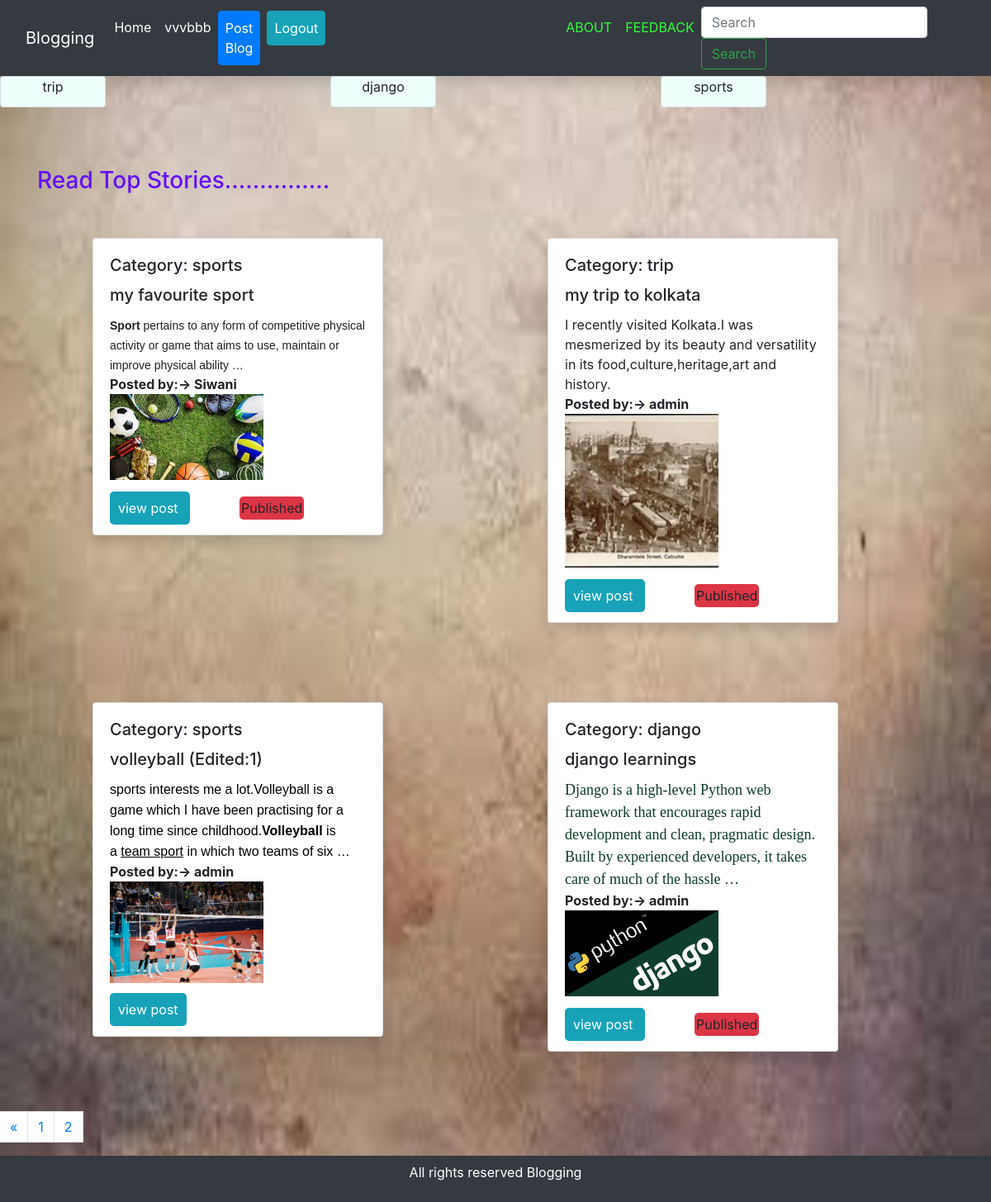
The app's page /?page=2 (signed in) with its own data.
### easyblogging/models.py (models this page shows, shortened)
class Category(models.Model):
    name = models.CharField(max_length=50)

class BlogModel(models.Model):
    title=models.CharField(max_length=1000)
    content =HTMLField()
    slug=models.SlugField(max_length=1000, null=True , blank=True)
    image=models.ImageField(upload_to='images/',blank=True,null=True)
    likes=models.ManyToManyField(User,related_name='likes',blank=True)
    created_at=models.DateTimeField(auto_now_add=True,null=True)
    publish = models.BooleanField(default=False)
    published = models.DateTimeField(auto_now=True)
    author = models.ForeignKey(User, on_delete=models.CASCADE)
    categories = models.ManyToManyField('Category', related_name='posts')
    def __init__(self, *args, **kwargs):
        super(BlogModel, self).__init__(*args, **kwargs)
        self.old_publish = self.publish

### easyblogging/views.py (the view)
# urls.py: 2. Add a URL to urlpatterns:  path('', views.home, name='home')
def home(request):
    blog = BlogModel.objects.order_by("-created_at")
    cats = Category.objects.all()
    query=request.GET.get('q')
    if query:
        blog=BlogModel.objects.filter(
            Q(author__username=query) |
            Q(title__icontains=query) |
            Q(content__icontains=query)
            )
    if query:
        cats = Category.objects.filter(
            Q(name__icontains=query)
        )
    paginator = Paginator(blog, 4)
    page = request.GET.get('page')
    try:
        blog=paginator.page(page)
    except PageNotAnInteger:
        blog = paginator.page(1)
    except PageNotAnInteger:
        blog = paginator.page(paginator.num_pages)
    if page is None:
        start_index=0
        end_index=5
    else:
        (start_index ,end_index)= proper_pagination(blog,index=3)
    page_range=list(paginator.page_range)[start_index:end_index]
    context = {'blogs': blog,'cats': cats,'page_range': page_range}
    return render(request, 'home.html',context)

### easyblogging/views.py (called while the page is built)
def proper_pagination(blogs,index):
    start_index=0
    end_index=5
    if blogs.number > index :
          start_index=blogs.number-index
          end_index=start_index+end_index
    return(start_index,end_index)

### templates/home.html (shortened to what this page needs)
{% extends "base.html" %}
{% load static %}
{%block content%}
<div class="owl-carousel">
    {% for cat in cats %}
    <div class="card item  " style="width: 8rem;background-color: #EFFFFB;">
            <div class="card-content">
                <div class="card-title text-center ">
                    {{cat.name}}
                </div>
            </div>
   </div>
 {%endfor%}
</div>
  <div class="container mt-4 mb-4">
      <h3 class="mb-1 " style="color:#6610f2;">Read Top Stories...............</h3>
       <div class="row mb-1 my-1 mx-1">
 {% for blog in blogs %}
      <div class="col-md-6">
      <div class="col p-5 d-flex flex-column position-static">
    <div class="card shadow "style="width: 22rem;">
        <div class="card-body">
             {% for categroy in blog.categories.all %}
            <h5 class="card-title">Category: {{categroy.name}}</h5>
            {% endfor %}
           <h5 class="card-title">{{blog.title}}</h5>
           <p class="card-text mb-auto">{{blog.content|safe|truncatewords:50}}</p>
            <b>Posted by:-> {{blog.author}}</b>
            <img src="{{ blog.image.url }}" class="responsive-img" alt="{{blog.title}}" style="width: 60%;margin-bottom: 20px;">
           <br>
           <a href="blog_detail/{{blog.id}}" style="    color: #fff;
    background-color: #17a2b8;
    border-color: #17a2b8;padding:10px;border-radius:5px;text-decoration:none;">view post </a>
 {% if blog.publish == True  %} <p style="display: inline-block;margin-left: 60px;background-color: #dc3545;
border-color: #dc3545;padding:2px;border-radius:5px;margin-bottom: -10px;"> Published </p> {% endif %}
        </div>
    </div>
 </div>
</div>
           {% empty %}
      <div class="container-fluid">
        <h3> search item not found "{{request.get.q}}"</h3>
      </div>
       {% endfor %}
      </div>
  </div>
<ul class="pagination">
    {% if blogs.has_previous %}
     <li class="page.item ">
            <a href="?page={{blogs.previous_page_number}}"class="page-link"  >&laquo;</a>
     </li>
    {% endif %}
    {% for b in page_range %}
      {% if blogs.number == b %}
        <li class="page.item active">
            <a href="?page={{b}}"class="page-link" >{{b}}</a>
        </li>
      {% else %}
        <li class="page.item ">
            <a href="?page={{b}}"class="page-link" >{{b}}</a>
        </li>
      {% endif %}
    {% endfor %}
</ul>
{% endblock %}

### templates/base.html (shortened to what this page needs)
<!doctype html>
<html lang="en">
  <head>
    <link rel="stylesheet" href="https://stackpath.bootstrapcdn.com/bootstrap/4.5.2/css/bootstrap.min.css">
    <link rel="stylesheet" href="https://stackpath.bootstrapcdn.com/font-awesome/4.7.0/css/font-awesome.min.css">
      {% load static %}
    <link rel="stylesheet" href="{% static 'css/owl.carousel.min.css'%}">
    <link rel="stylesheet" href="{% static 'css/owl.theme.default.min.css'%}">
       <link href="fonts/font-awesome.min.css" rel="stylesheet" />
  </head>
    <nav class="navbar navbar-expand-lg navbar-light bg-dark shadow">
     <div class="container-fluid">
  <a class="navbar-brand text-white" href="#">Blogging</a>
  <div class="collapse navbar-collapse" id="navbarSupportedContent">
    <ul class="navbar-nav mr-auto">
      <li class="nav-item active">
        <a class="nav-link text-white" href="/">Home <span class="sr-only">(current)</span></a>
      </li>
       {% if user.is_authenticated %}
      <li class="nav-item">
        <a class="nav-link text-white" href="/">{{request.user}}</a>
      </li>
      <li class="nav-item">
        <a class="nav-link btn btn-primary text-white " href="post_blog ">Post Blog</a>
      </li>
      <li class="nav-item">
        <a class="nav-link btn btn-info text-white mx-2" href="logout">Logout</a>
      </li>
      {% endif %}
      <li><a class="nav-link " style="color:#33FF3C; display: inline-block;margin-left:275px" href="{% url 'ABOUT'%}">ABOUT</a></li>
        <li><a class="nav-link " style="color:#33FF3C; display: inline-block;" href="{% url 'FEEDBACK'%}">FEEDBACK</a></li>
    </ul>
    <form class="form-inline my-2 my-lg-0" action="{% url 'home' %}">
      <input class="form-control mr-sm-2" type="search" placeholder="Search" aria-label="Search" name= 'q'>
      <button class="btn btn-outline-success my-2 my-sm-0" type="submit">Search</button>
    </form>
  </div>
     </div>
</nav>
{%block content%}
    {% endblock %}
   <footer class="bg-dark p-2">
     <p class="text-center text-white "> All rights reserved Blogging</p>
  </footer>
</html>

### templates/base.html (style rules this page uses)
footer { clear: both; position: relative; height: 100%; margin-top: 0%; }

### records on screen
Category: name "trip"
Category: name "django"
Category: name "sports"
BlogModel: title "my favourite sport", content "Sport pertains to any form of competitive physical activity or game that aims to use, maintain or improve physical ability …", author "Siwani", image (picture), publish "Published"
BlogModel: title "my trip to kolkata", content "I recently visited Kolkata.I was mesmerized by its beauty and versatility in its food,culture,heritage,art and history.", author "admin", image (picture), publish "Published"
BlogModel: title "volleyball (Edited:1)", content "sports interests me a lot.Volleyball is a game which I have been practising for a long time since childhood. Volleyball is a team sport in which two teams of six …", author "admin", image (picture)
BlogModel: title "django learnings", content "Django is a high-level Python web framework that encourages rapid development and clean, pragmatic design. Built by experienced developers, it takes care of much of the hassle …", author "admin", image (picture), publish "Published"

### other values on screen
{{ request.user }} "vvvbbb"
{{ b }} "1"
{{ b }} "2"
